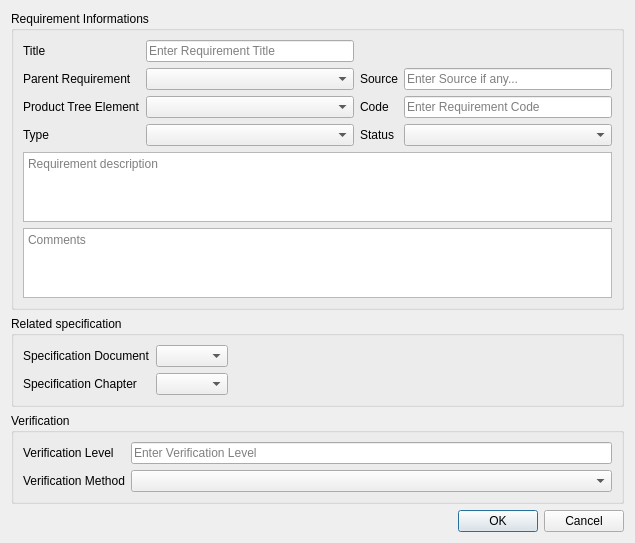
<?xml version="1.0" encoding="UTF-8"?>
<ui version="4.0">
 <class>EditRequirement</class>
 <widget class="QDialog" name="EditRequirement">
  <property name="geometry">
   <rect>
    <x>0</x>
    <y>0</y>
    <width>635</width>
    <height>524</height>
   </rect>
  </property>
  <property name="windowTitle">
   <string>Dialog</string>
  </property>
  <layout class="QVBoxLayout" name="verticalLayout">
   <item>
    <widget class="QGroupBox" name="groupBox">
     <property name="title">
      <string>Requirement Informations</string>
     </property>
     <layout class="QVBoxLayout" name="verticalLayout_2">
      <item>
       <layout class="QGridLayout" name="gridLayout">
        <item row="1" column="2">
         <widget class="QLabel" name="label_7">
          <property name="text">
           <string>Source</string>
          </property>
         </widget>
        </item>
        <item row="0" column="1">
         <widget class="QLineEdit" name="Title_lineEdit">
          <property name="placeholderText">
           <string>Enter Requirement Title</string>
          </property>
         </widget>
        </item>
        <item row="0" column="0">
         <widget class="QLabel" name="label_6">
          <property name="text">
           <string>Title</string>
          </property>
         </widget>
        </item>
        <item row="3" column="3">
         <widget class="QComboBox" name="Status_comboBox">
          <property name="editable">
           <bool>false</bool>
          </property>
         </widget>
        </item>
        <item row="3" column="1">
         <widget class="QComboBox" name="Type_comboBox">
          <property name="editable">
           <bool>false</bool>
          </property>
         </widget>
        </item>
        <item row="2" column="3">
         <widget class="QLineEdit" name="ReqCode_lineEdit">
          <property name="placeholderText">
           <string>Enter Requirement Code</string>
          </property>
         </widget>
        </item>
        <item row="1" column="1">
         <widget class="QComboBox" name="Parent_comboBox">
          <property name="editable">
           <bool>false</bool>
          </property>
         </widget>
        </item>
        <item row="2" column="1">
         <widget class="QComboBox" name="PT_comboBox">
          <property name="editable">
           <bool>false</bool>
          </property>
         </widget>
        </item>
        <item row="1" column="0">
         <widget class="QLabel" name="label">
          <property name="text">
           <string>Parent Requirement</string>
          </property>
         </widget>
        </item>
        <item row="2" column="0">
         <widget class="QLabel" name="label_2">
          <property name="text">
           <string>Product Tree Element</string>
          </property>
         </widget>
        </item>
        <item row="3" column="0">
         <widget class="QLabel" name="label_3">
          <property name="text">
           <string>Type</string>
          </property>
         </widget>
        </item>
        <item row="2" column="2">
         <widget class="QLabel" name="label_4">
          <property name="text">
           <string>Code</string>
          </property>
         </widget>
        </item>
        <item row="3" column="2">
         <widget class="QLabel" name="label_5">
          <property name="text">
           <string>Status</string>
          </property>
         </widget>
        </item>
        <item row="1" column="3">
         <widget class="QLineEdit" name="Source_lineEdit">
          <property name="placeholderText">
           <string>Enter Source if any...</string>
          </property>
         </widget>
        </item>
       </layout>
      </item>
      <item>
       <widget class="QPlainTextEdit" name="Description_plainTextEdit">
        <property name="placeholderText">
         <string>Requirement description</string>
        </property>
       </widget>
      </item>
      <item>
       <widget class="QPlainTextEdit" name="Comments_plainTextEdit">
        <property name="placeholderText">
         <string>Comments</string>
        </property>
       </widget>
      </item>
     </layout>
    </widget>
   </item>
   <item>
    <widget class="QGroupBox" name="groupBox_2">
     <property name="title">
      <string>Related specification</string>
     </property>
     <layout class="QVBoxLayout" name="verticalLayout_3">
      <item>
       <layout class="QGridLayout" name="gridLayout_2">
        <item row="1" column="1">
         <widget class="QComboBox" name="DocChapter_comboBox">
          <property name="editable">
           <bool>false</bool>
          </property>
         </widget>
        </item>
        <item row="0" column="0">
         <widget class="QLabel" name="label_8">
          <property name="text">
           <string>Specification Document</string>
          </property>
         </widget>
        </item>
        <item row="0" column="1">
         <widget class="QComboBox" name="DocID_comboBox">
          <property name="editable">
           <bool>false</bool>
          </property>
         </widget>
        </item>
        <item row="1" column="0">
         <widget class="QLabel" name="label_9">
          <property name="text">
           <string>Specification Chapter</string>
          </property>
         </widget>
        </item>
        <item row="0" column="2">
         <spacer name="horizontalSpacer">
          <property name="orientation">
           <enum>Qt::Horizontal</enum>
          </property>
          <property name="sizeHint" stdset="0">
           <size>
            <width>40</width>
            <height>20</height>
           </size>
          </property>
         </spacer>
        </item>
       </layout>
      </item>
     </layout>
    </widget>
   </item>
   <item>
    <widget class="QGroupBox" name="groupBox_3">
     <property name="title">
      <string>Verification</string>
     </property>
     <layout class="QGridLayout" name="gridLayout_3">
      <item row="0" column="1">
       <widget class="QLineEdit" name="VerifLvl_lineEdit">
        <property name="placeholderText">
         <string>Enter Verification Level</string>
        </property>
       </widget>
      </item>
      <item row="1" column="1">
       <widget class="QComboBox" name="VerifMethod_comboBox">
        <property name="editable">
         <bool>false</bool>
        </property>
       </widget>
      </item>
      <item row="0" column="0">
       <widget class="QLabel" name="label_10">
        <property name="text">
         <string>Verification Level</string>
        </property>
       </widget>
      </item>
      <item row="1" column="0">
       <widget class="QLabel" name="label_11">
        <property name="text">
         <string>Verification Method</string>
        </property>
       </widget>
      </item>
     </layout>
    </widget>
   </item>
   <item>
    <widget class="QDialogButtonBox" name="buttonBox">
     <property name="orientation">
      <enum>Qt::Horizontal</enum>
     </property>
     <property name="standardButtons">
      <set>QDialogButtonBox::Cancel|QDialogButtonBox::Ok</set>
     </property>
    </widget>
   </item>
  </layout>
 </widget>
 <resources/>
 <connections>
  <connection>
   <sender>buttonBox</sender>
   <signal>accepted()</signal>
   <receiver>EditRequirement</receiver>
   <slot>accept()</slot>
   <hints>
    <hint type="sourcelabel">
     <x>248</x>
     <y>254</y>
    </hint>
    <hint type="destinationlabel">
     <x>157</x>
     <y>274</y>
    </hint>
   </hints>
  </connection>
  <connection>
   <sender>buttonBox</sender>
   <signal>rejected()</signal>
   <receiver>EditRequirement</receiver>
   <slot>reject()</slot>
   <hints>
    <hint type="sourcelabel">
     <x>316</x>
     <y>260</y>
    </hint>
    <hint type="destinationlabel">
     <x>286</x>
     <y>274</y>
    </hint>
   </hints>
  </connection>
 </connections>
</ui>
